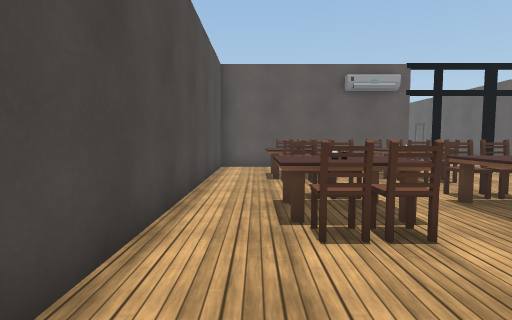
[1] (above)

19 first-person views from a walk through a 3-D level made in the Unity game engine. The camera is 1.2 m above the floor, tilts 4° down and sees 80° across. The floor is counted in squares, 1 m on a side. Each view is taken from the middle of a square. On the plan, view 1 faces up. The plan holds only what a view shows up to about 13 squares ahead; the rest is blank. The place goes on beyond the plan. The player is left out. Door leaves are left out, so doorways stand open. Some surface patterns are stand-ins.

[2]
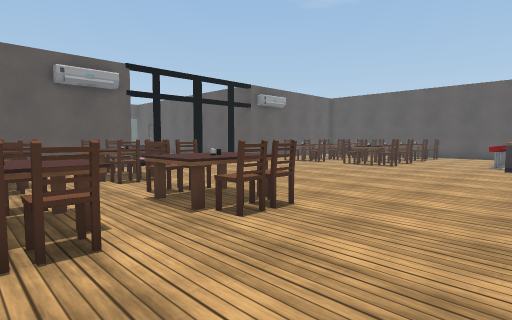

[3]
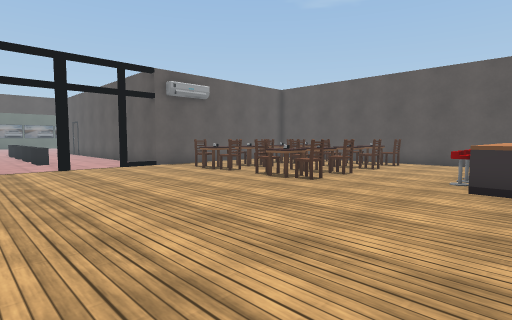

[4]
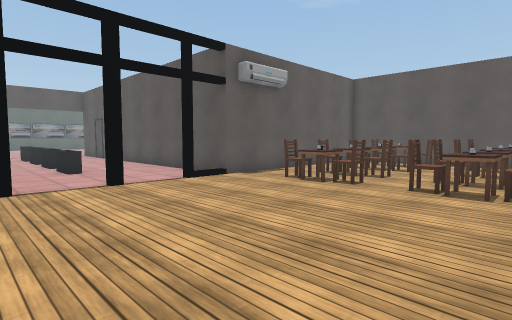

[5]
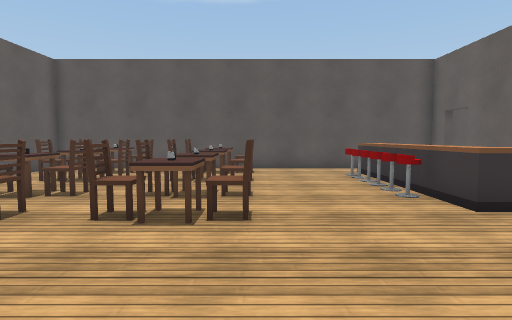

[6]
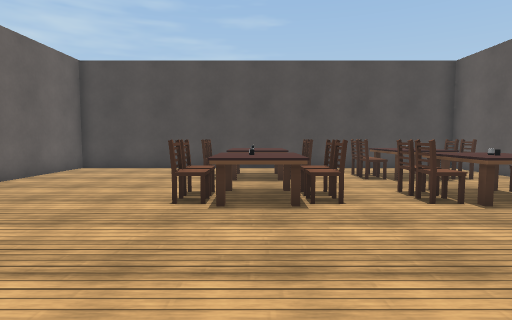

[7]
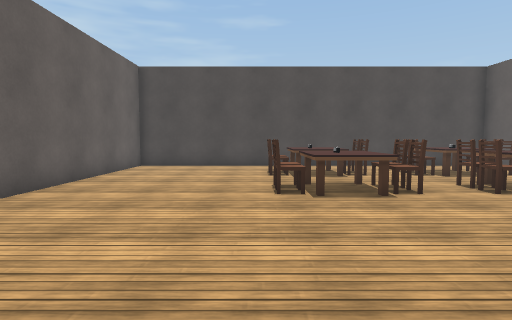

[8]
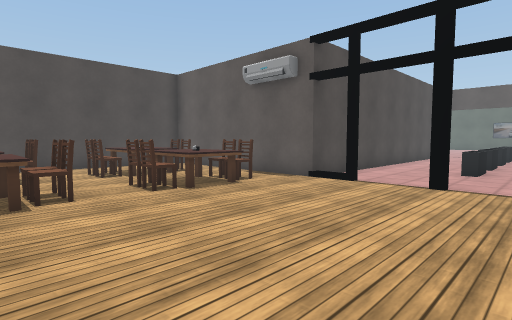

[9]
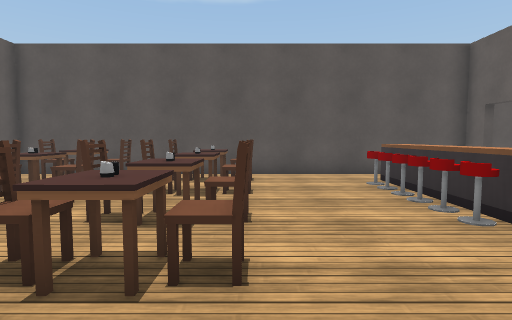

[10]
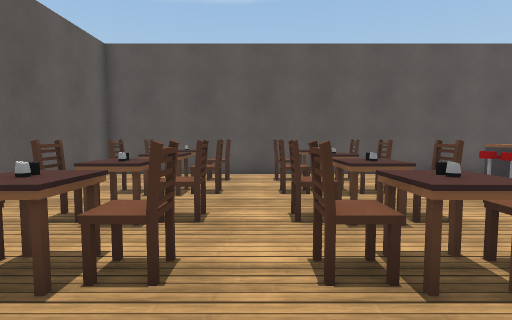

[11]
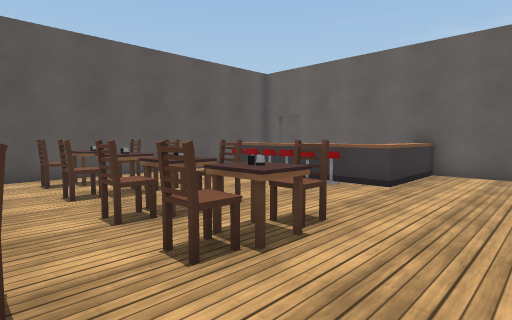

[12]
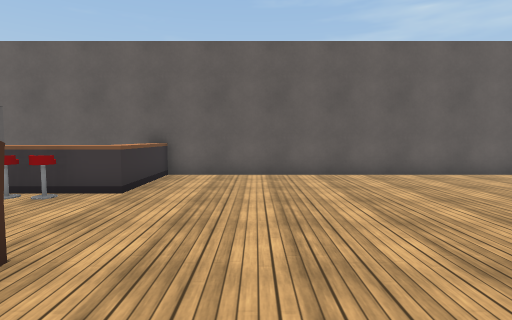

[13]
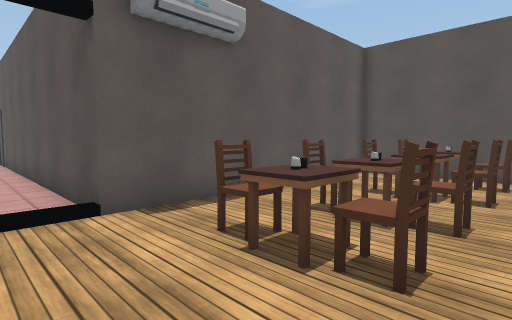

[14]
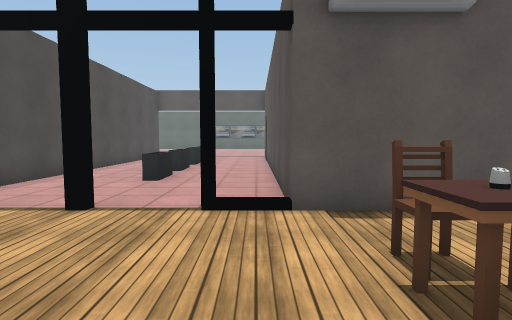

[15]
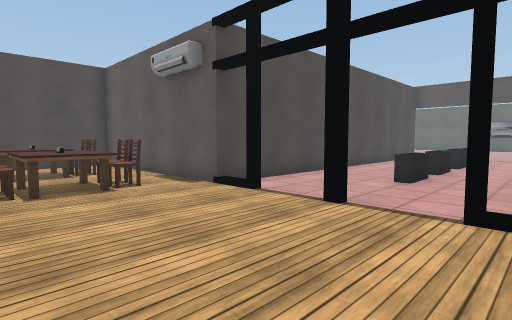

[16]
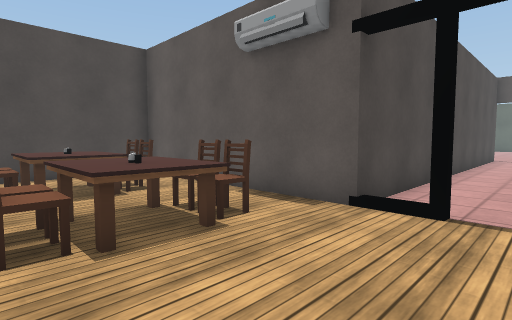

[17]
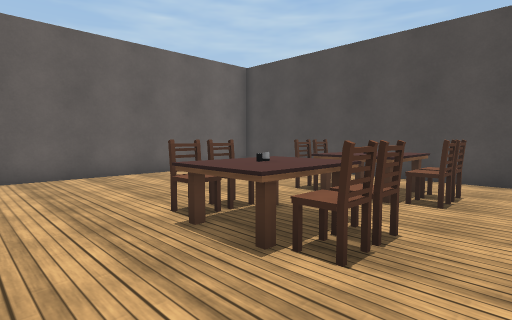

[18]
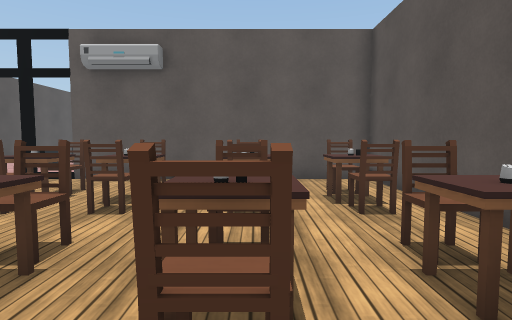

[19]
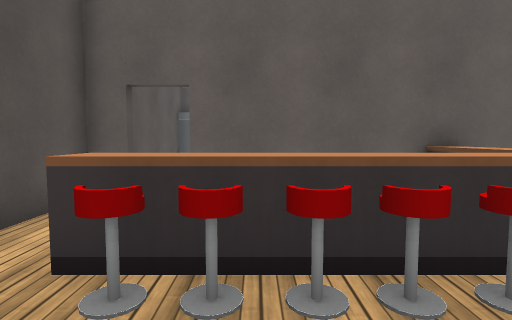

### Floor plan
Points are (right, up) in squares from view 1. A wall is a line through its corners. A room is listed if a view was taken in it or the views show most of it. See-through windows are left out.
Room 1 (views 1, 2, 3, 4, 5, 6, 7, 8, 9, 10, 11, 12, 13, 14, 15, 16, 17, 18, 19)
walls: (10.2, 13) (9.7, 13); (12.4, -2.1) (14.4, -2.1); (15.4, -2.1) (20.4, -2.1); (6.5, 24) (6.5, 13) (-1.5, 13) (-1.5, -2.1) (11.4, -2.1); (22.4, -2.1) (22.4, 13) (13.6, 13) (13.6, 24.9)
objects: table (0, 5) to (0, 6); table (0, 9) to (0, 10); chair (1, 4); other object (1, 5); chair (1, 6) to (1, 7); chair (1, 8) to (1, 9); other object (1, 10); chair (1, 11); chair (2, 4); table (2, 5); chair (2, 6) to (2, 7); chair (2, 8) to (2, 9); other object (2, 10); chair (2, 11); chair (4, 4); table (4, 5); chair (4, 6) to (4, 7); chair (4, 8) to (4, 9); table (4, 10); chair (4, 11); chair (5, 4); other object (5, 5); chair (5, 6) to (5, 7); chair (5, 8) to (5, 9); other object (5, 10); chair (5, 11); table (6, 5) to (6, 6); table (6, 9) to (6, 10); other object (10, 17) to (10, 18); other object (10, 19) to (10, 21); other object (10, 22) to (10, 24); table (14, 6); table (14, 10); other object (15, -2) to (16, -1); other object (15, 0) to (16, 1); chair (15, 5); other object (15, 6); chair (15, 7); chair (15, 9); other object (15, 10); chair (15, 11); other object (16, 1); chair (16, 2); chair (16, 5) to (17, 5); other object (16, 6); chair (16, 7) to (17, 7); chair (16, 9) to (17, 9); other object (16, 10); chair (16, 11) to (17, 11); other object (17, 1); chair (17, 2); other object (17, 6); other object (17, 10); other object (18, 1); chair (18, 2); table (18, 6); table (18, 10); other object (19, 1); chair (19, 2); chair (19, 5); other object (19, 6); chair (19, 7); chair (19, 9); other object (19, 10); chair (19, 11); other object (20, 1) to (21, 1); chair (20, 2); table (20, 10); chair (21, 5); other object (21, 6); chair (21, 7); chair (21, 9); other object (21, 10); chair (21, 11)

Where each view was taken, in squares from view 1:
view 1: 0 up, 0 right, facing up
view 2: 0 up, 1 right, facing up-right
view 3: 0 up, 7 right, facing up-right
view 4: 5 up, 7 right, facing up-right
view 5: 5 up, 10 right, facing right
view 6: 5 up, 11 right, facing left
view 7: 3 up, 12 right, facing left
view 8: 5 up, 12 right, facing up-left
view 9: 5 up, 12 right, facing right
view 10: 8 up, 12 right, facing right
view 11: 9 up, 12 right, facing down-right
view 12: 8 up, 12 right, facing down
view 13: 8 up, 12 right, facing up-right
view 14: 8 up, 13 right, facing up
view 15: 8 up, 13 right, facing up-left
view 16: 8 up, 9 right, facing up-left
view 17: 8 up, 8 right, facing down-left
view 18: 4 up, 19 right, facing up
view 19: 4 up, 19 right, facing down
